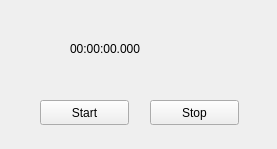
<?xml version="1.0" encoding="UTF-8"?>
<ui version="4.0">
 <class>Widget</class>
 <widget class="QWidget" name="Widget">
  <property name="geometry">
   <rect>
    <x>0</x>
    <y>0</y>
    <width>277</width>
    <height>149</height>
   </rect>
  </property>
  <property name="windowTitle">
   <string>Widget</string>
  </property>
  <widget class="QPushButton" name="StartBtn">
   <property name="geometry">
    <rect>
     <x>40</x>
     <y>100</y>
     <width>89</width>
     <height>25</height>
    </rect>
   </property>
   <property name="text">
    <string>Start</string>
   </property>
  </widget>
  <widget class="QLabel" name="timeLabel">
   <property name="geometry">
    <rect>
     <x>70</x>
     <y>40</y>
     <width>131</width>
     <height>17</height>
    </rect>
   </property>
   <property name="text">
    <string>00:00:00.000</string>
   </property>
  </widget>
  <widget class="QPushButton" name="StopBtn">
   <property name="geometry">
    <rect>
     <x>150</x>
     <y>100</y>
     <width>89</width>
     <height>25</height>
    </rect>
   </property>
   <property name="text">
    <string>Stop</string>
   </property>
  </widget>
 </widget>
 <resources/>
 <connections/>
</ui>
